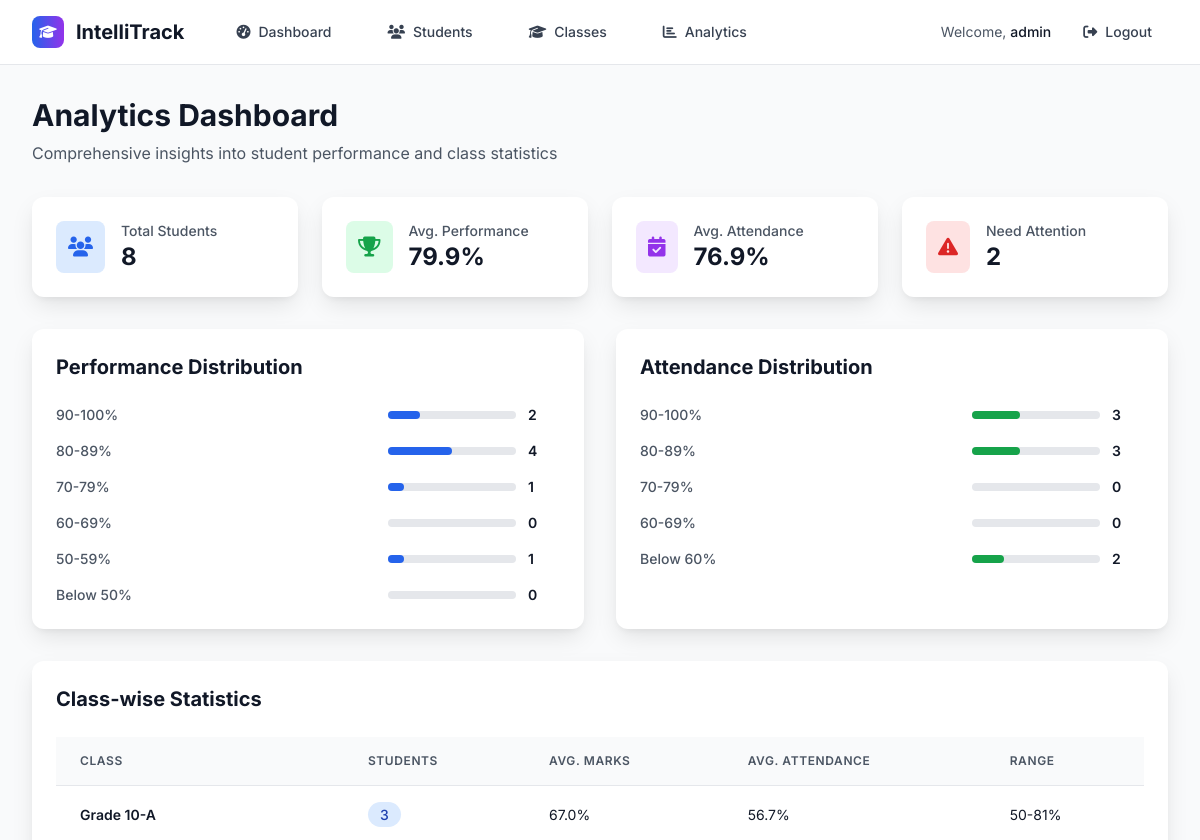
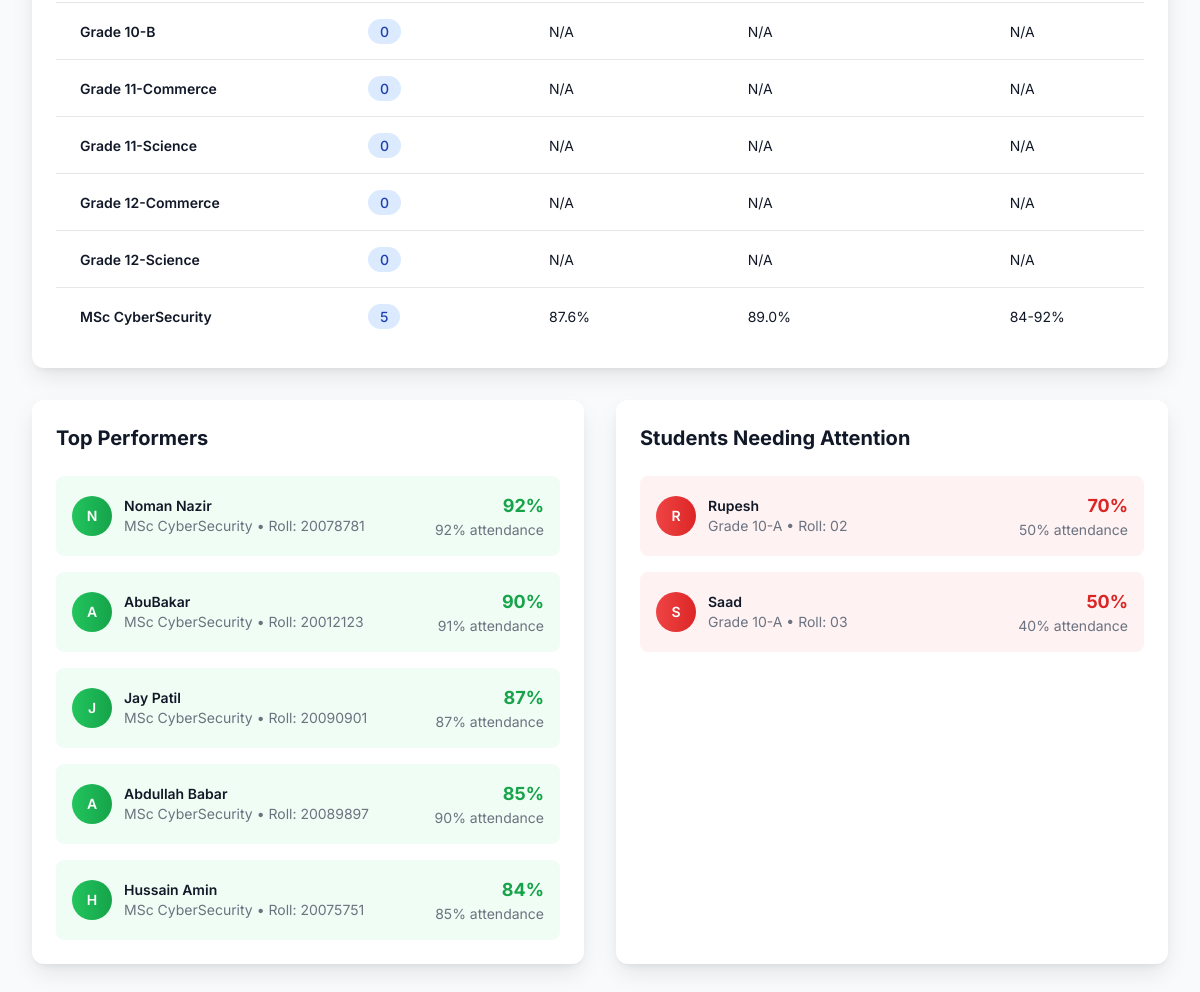
Screenshot of /analytics (signed in) with the database file from the repository (2 pictures, top to bottom).
### tables this page shows
CREATE TABLE classes (
            id INTEGER PRIMARY KEY AUTOINCREMENT,
            name TEXT UNIQUE NOT NULL,
            description TEXT,
            created_at TIMESTAMP DEFAULT CURRENT_TIMESTAMP
        );

CREATE TABLE students (
            id INTEGER PRIMARY KEY AUTOINCREMENT,
            name TEXT NOT NULL,
            roll_no TEXT UNIQUE NOT NULL,
            class_id INTEGER NOT NULL,
            subjects TEXT NOT NULL,
            marks INTEGER NOT NULL,
            attendance INTEGER NOT NULL,
            FOREIGN KEY (class_id) REFERENCES classes (id)
        );

### backend/routes.py (the view)
    @app.route('/analytics')
    @login_required
    def analytics():
        conn = get_db_connection()
        students = conn.execute('''
            SELECT s.*, c.name as class_name
            FROM students s
            JOIN classes c ON s.class_id = c.id
            ORDER BY s.marks DESC
        ''').fetchall()
        classes_stats = conn.execute('''
            SELECT
                c.name,
                COUNT(s.id) as student_count,
                AVG(s.marks) as avg_marks,
                AVG(s.attendance) as avg_attendance,
                MIN(s.marks) as min_marks,
                MAX(s.marks) as max_marks
            FROM classes c
            LEFT JOIN students s ON c.id = s.class_id
            GROUP BY c.id, c.name
            ORDER BY c.name
        ''').fetchall()
        performance_ranges = {
            '90-100': len([s for s in students if s['marks'] >= 90]),
            '80-89': len([s for s in students if 80 <= s['marks'] < 90]),
            '70-79': len([s for s in students if 70 <= s['marks'] < 80]),
            '60-69': len([s for s in students if 60 <= s['marks'] < 70]),
            '50-59': len([s for s in students if 50 <= s['marks'] < 60]),
            'Below 50': len([s for s in students if s['marks'] < 50])
        }
        attendance_ranges = {
            '90-100': len([s for s in students if s['attendance'] >= 90]),
            '80-89': len([s for s in students if 80 <= s['attendance'] < 90]),
            '70-79': len([s for s in students if 70 <= s['attendance'] < 80]),
            '60-69': len([s for s in students if 60 <= s['attendance'] < 70]),
            'Below 60': len([s for s in students if s['attendance'] < 60])
        }
        top_performers = students[:5] if len(students) >= 5 else students
        students_attention = [s for s in students if s['marks'] < 50 or s['attendance'] < 60]
        conn.close()
        return render_template('analytics.html',
                             students=students,
                             classes_stats=classes_stats,
                             performance_ranges=performance_ranges,
                             attendance_ranges=attendance_ranges,
                             top_performers=top_performers,
                             students_attention=students_attention)

### backend/auth.py (called while the page is built)
def login_required(f):
    @wraps(f)
    def decorated_function(*args, **kwargs):
        if 'logged_in' not in session:
            return redirect(url_for('login'))
        return f(*args, **kwargs)
    return decorated_function

### backend/db.py (called while the page is built)
def get_db_connection():
    conn = sqlite3.connect(DATABASE)
    conn.row_factory = sqlite3.Row
    return conn

### frontend/templates/analytics.html (shortened to what this page needs)
{% extends "base.html" %}
{% block content %}
<div class="min-h-screen bg-gray-50 py-8">
    <div class="max-w-7xl mx-auto px-4 sm:px-6 lg:px-8">
        <div class="mb-8">
            <h1 class="text-3xl font-bold text-gray-900 mb-2">Analytics Dashboard</h1>
            <p class="text-gray-600">Comprehensive insights into student performance and class statistics</p>
        </div>
        <div class="grid grid-cols-1 md:grid-cols-4 gap-6 mb-8">
            <div class="card-shadow bg-white rounded-xl p-6">
                <div class="flex items-center">
                    <div class="p-3 bg-blue-100 rounded-lg">
                        <i class="fas fa-users text-blue-600 text-xl"></i>
                    </div>
                    <div class="ml-4">
                        <p class="text-sm font-medium text-gray-600">Total Students</p>
                        <p class="text-2xl font-bold text-gray-900">{{ students|length if students else 0 }}</p>
                    </div>
                </div>
            </div>
            <div class="card-shadow bg-white rounded-xl p-6">
                <div class="flex items-center">
                    <div class="p-3 bg-green-100 rounded-lg">
                        <i class="fas fa-trophy text-green-600 text-xl"></i>
                    </div>
                    <div class="ml-4">
                        <p class="text-sm font-medium text-gray-600">Avg. Performance</p>
                        <p class="text-2xl font-bold text-gray-900">
                            {% if students %}
                                {{ "%.1f"|format(students|map(attribute='marks')|list|sum / students|length) }}%
                            {% else %}
                                0%
                            {% endif %}
                        </p>
                    </div>
                </div>
            </div>
            <div class="card-shadow bg-white rounded-xl p-6">
                <div class="flex items-center">
                    <div class="p-3 bg-purple-100 rounded-lg">
                        <i class="fas fa-calendar-check text-purple-600 text-xl"></i>
                    </div>
                    <div class="ml-4">
                        <p class="text-sm font-medium text-gray-600">Avg. Attendance</p>
                        <p class="text-2xl font-bold text-gray-900">
                            {% if students %}
                                {{ "%.1f"|format(students|map(attribute='attendance')|list|sum / students|length) }}%
                            {% else %}
                                0%
                            {% endif %}
                        </p>
                    </div>
                </div>
            </div>
            <div class="card-shadow bg-white rounded-xl p-6">
                <div class="flex items-center">
                    <div class="p-3 bg-red-100 rounded-lg">
                        <i class="fas fa-exclamation-triangle text-red-600 text-xl"></i>
                    </div>
                    <div class="ml-4">
                        <p class="text-sm font-medium text-gray-600">Need Attention</p>
                        <p class="text-2xl font-bold text-gray-900">{{ students_attention|length if students_attention else 0 }}</p>
                    </div>
                </div>
            </div>
        </div>
        <div class="grid grid-cols-1 lg:grid-cols-2 gap-8 mb-8">
            <div class="card-shadow bg-white rounded-xl p-6">
                <h3 class="text-xl font-bold text-gray-900 mb-6">Performance Distribution</h3>
                <div class="space-y-4">
                    {% for range_name, count in performance_ranges.items() %}
                    <div class="flex items-center justify-between">
                        <span class="text-sm font-medium text-gray-600">{{ range_name }}%</span>
                        <div class="flex items-center">
                            <div class="w-32 bg-gray-200 rounded-full h-2 mr-3">
                                <div class="bg-blue-600 h-2 rounded-full" style="width: {{ (count / students|length * 100) if students else 0 }}%"></div>
                            </div>
                            <span class="text-sm font-semibold text-gray-900 w-8">{{ count }}</span>
                        </div>
                    </div>
                    {% endfor %}
                </div>
            </div>
            <div class="card-shadow bg-white rounded-xl p-6">
                <h3 class="text-xl font-bold text-gray-900 mb-6">Attendance Distribution</h3>
                <div class="space-y-4">
                    {% for range_name, count in attendance_ranges.items() %}
                    <div class="flex items-center justify-between">
                        <span class="text-sm font-medium text-gray-600">{{ range_name }}%</span>
                        <div class="flex items-center">
                            <div class="w-32 bg-gray-200 rounded-full h-2 mr-3">
                                <div class="bg-green-600 h-2 rounded-full" style="width: {{ (count / students|length * 100) if students else 0 }}%"></div>
                            </div>
                            <span class="text-sm font-semibold text-gray-900 w-8">{{ count }}</span>
                        </div>
                    </div>
                    {% endfor %}
                </div>
            </div>
        </div>
        <div class="card-shadow bg-white rounded-xl p-6 mb-8">
            <h3 class="text-xl font-bold text-gray-900 mb-6">Class-wise Statistics</h3>
            {% if classes_stats %}
            <div class="overflow-x-auto">
                <table class="w-full">
                    <thead class="bg-gray-50 border-b border-gray-200">
                        <tr>
                            <th class="px-6 py-4 text-left text-xs font-semibold text-gray-600 uppercase tracking-wider">Class</th>
                            <th class="px-6 py-4 text-left text-xs font-semibold text-gray-600 uppercase tracking-wider">Students</th>
                            <th class="px-6 py-4 text-left text-xs font-semibold text-gray-600 uppercase tracking-wider">Avg. Marks</th>
                            <th class="px-6 py-4 text-left text-xs font-semibold text-gray-600 uppercase tracking-wider">Avg. Attendance</th>
                            <th class="px-6 py-4 text-left text-xs font-semibold text-gray-600 uppercase tracking-wider">Range</th>
                        </tr>
                    </thead>
                    <tbody class="divide-y divide-gray-200">
                        {% for class_stat in classes_stats %}
                        <tr class="hover:bg-gray-50">
                            <td class="px-6 py-4 whitespace-nowrap">
                                <span class="text-sm font-semibold text-gray-900">{{ class_stat.name }}</span>
                            </td>
                            <td class="px-6 py-4 whitespace-nowrap">
                                <span class="px-3 py-1 bg-blue-100 text-blue-800 rounded-full text-sm font-medium">{{ class_stat.student_count }}</span>
                            </td>
                            <td class="px-6 py-4 whitespace-nowrap">
                                <span class="text-sm text-gray-900">
                                    {% if class_stat.avg_marks %}
                                        {{ "%.1f"|format(class_stat.avg_marks) }}%
                                    {% else %}
                                        N/A
                                    {% endif %}
                                </span>
                            </td>
                            <td class="px-6 py-4 whitespace-nowrap">
                                <span class="text-sm text-gray-900">
                                    {% if class_stat.avg_attendance %}
                                        {{ "%.1f"|format(class_stat.avg_attendance) }}%
                                    {% else %}
                                        N/A
                                    {% endif %}
                                </span>
                            </td>
                            <td class="px-6 py-4 whitespace-nowrap">
                                <span class="text-sm text-gray-900">
                                    {% if class_stat.min_marks and class_stat.max_marks %}
                                        {{ class_stat.min_marks }}-{{ class_stat.max_marks }}%
                                    {% else %}
                                        N/A
                                    {% endif %}
                                </span>
                            </td>
                        </tr>
                        {% endfor %}
                    </tbody>
                </table>
            </div>
            {% else %}
            <p class="text-gray-500 text-center py-8">No class data available</p>
            {% endif %}
        </div>
        <div class="grid grid-cols-1 lg:grid-cols-2 gap-8">
            <div class="card-shadow bg-white rounded-xl p-6">
                <h3 class="text-xl font-bold text-gray-900 mb-6">Top Performers</h3>
                {% if top_performers %}
                <div class="space-y-4">
                    {% for student in top_performers %}
                    <div class="flex items-center justify-between p-4 bg-green-50 rounded-lg">
                        <div class="flex items-center">
                            <div class="w-10 h-10 bg-gradient-to-r from-green-500 to-green-600 rounded-full flex items-center justify-center mr-3">
                                <span class="text-white font-semibold text-sm">{{ student.name[0]|upper }}</span>
                            </div>
                            <div>
                                <div class="text-sm font-semibold text-gray-900">{{ student.name }}</div>
                                <div class="text-sm text-gray-500">{{ student.class_name }} • Roll: {{ student.roll_no }}</div>
                            </div>
                        </div>
                        <div class="text-right">
                            <div class="text-lg font-bold text-green-600">{{ student.marks }}%</div>
                            <div class="text-sm text-gray-500">{{ student.attendance }}% attendance</div>
                        </div>
                    </div>
                    {% endfor %}
                </div>
                {% else %}
                <p class="text-gray-500 text-center py-8">No student data available</p>
                {% endif %}
            </div>
            <div class="card-shadow bg-white rounded-xl p-6">
                <h3 class="text-xl font-bold text-gray-900 mb-6">Students Needing Attention</h3>
                {% if students_attention %}
                <div class="space-y-4">
                    {% for student in students_attention %}
                    <div class="flex items-center justify-between p-4 bg-red-50 rounded-lg">
                        <div class="flex items-center">
                            <div class="w-10 h-10 bg-gradient-to-r from-red-500 to-red-600 rounded-full flex items-center justify-center mr-3">
                                <span class="text-white font-semibold text-sm">{{ student.name[0]|upper }}</span>
                            </div>
                            <div>
                                <div class="text-sm font-semibold text-gray-900">{{ student.name }}</div>
                                <div class="text-sm text-gray-500">{{ student.class_name }} • Roll: {{ student.roll_no }}</div>
                            </div>
                        </div>
                        <div class="text-right">
                            <div class="text-lg font-bold text-red-600">{{ student.marks }}%</div>
                            <div class="text-sm text-gray-500">{{ student.attendance }}% attendance</div>
                        </div>
                    </div>
                    {% endfor %}
                </div>
                {% else %}
                <p class="text-gray-500 text-center py-8">All students are performing well!</p>
                {% endif %}
            </div>
        </div>
    </div>
</div>
{% endblock %}

### frontend/templates/base.html (style rules this page uses)
body { font-family: 'Inter', sans-serif; }
.card-shadow { box-shadow: 0 10px 25px -3px rgba(0, 0, 0, 0.1), 0 4px 6px -2px rgba(0, 0, 0, 0.05); }

### rows the page displays
classes: name "Grade 10-A", student_count "3", avg_marks "67.0", avg_attendance "56.7", min_marks "50", max_marks "81"
classes: name "Grade 10-B", student_count "0", shows "N/A"
classes: name "Grade 11-Commerce", student_count "0", shows "N/A"
classes: name "Grade 11-Science", student_count "0", shows "N/A"
classes: name "Grade 12-Commerce", student_count "0", shows "N/A"
classes: name "Grade 12-Science", student_count "0", shows "N/A"
classes: name "MSc CyberSecurity", student_count "5", avg_marks "87.6", avg_attendance "89.0", min_marks "84", max_marks "92"
students: name "N", name "Noman Nazir", class_name "MSc CyberSecurity", roll_no "20078781", marks "92", attendance "92"
students: name "A", name "AbuBakar", class_name "MSc CyberSecurity", roll_no "20012123", marks "90", attendance "91"
students: name "J", name "Jay Patil", class_name "MSc CyberSecurity", roll_no "20090901", marks "87", attendance "87"
students: name "A", name "Abdullah Babar", class_name "MSc CyberSecurity", roll_no "20089897", marks "85", attendance "90"
students: name "H", name "Hussain Amin", class_name "MSc CyberSecurity", roll_no "20075751", marks "84", attendance "85"
students: name "R", name "Rupesh", class_name "Grade 10-A", roll_no "02", marks "70", attendance "50"
students: name "S", name "Saad", class_name "Grade 10-A", roll_no "03", marks "50", attendance "40"

### other values shown
{{ session.username }} "admin"
{{ students|length if students else 0 }} "8"
{{ students_attention|length if students_attention else 0 }} "2"
{{ range_name }} "90-100" "80-89" "70-79" "60-69" "50-59" "Below 50"
{{ count }} "2" "4" "1" "0" "1" "0"
{{ range_name }} "90-100" "80-89" "70-79" "60-69" "Below 60"
{{ count }} "3" "3" "0" "0" "2"
